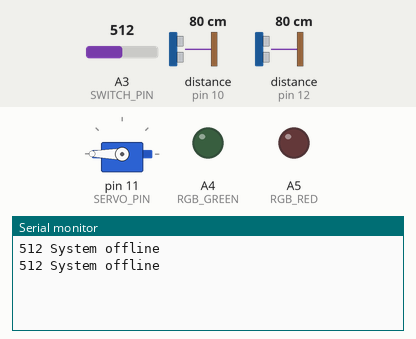
Bench run of a sketch on a simulated Arduino Uno, built with avr-gcc and run on an emulated ATmega328P. Parts: servo, output pins drawn as LEDs (lit = HIGH), the last lines printed to the serial monitor. The test bench sets the inputs (shaded band); at power-on: A3 (SWITCH_PIN) = 512, distance to the obstacle (sensors on pin 10, pin 12) 80 cm. The echo pulse lasts 58.3 µs per cm; pins used as bus, display or sensor lines are not drawn.

Above: at 1.2 s.
1.3 s: A3 (SWITCH_PIN) set to 605
At 2.6 s:
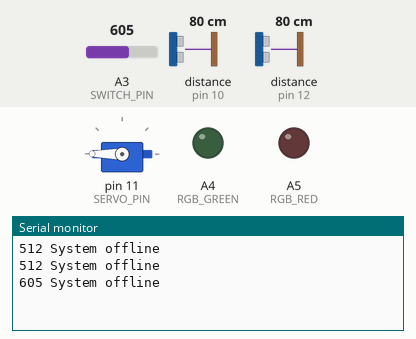
2.8 s: A3 (SWITCH_PIN) set to 631
At 3.12 s:
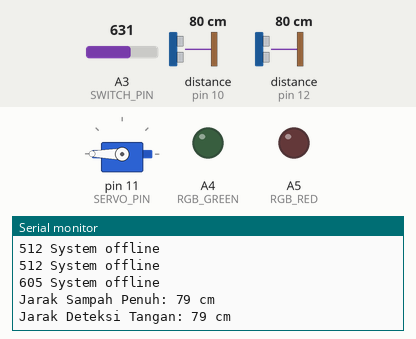

Measured:
- the behaviour switches between 619 and 620 on A3 (SWITCH_PIN) (found by bisection; images 1 and 2)
- after the input at 1.3 s, the serial monitor: prints a new line after 0.70 s (image 1)
- after the input at 2.8 s, the serial monitor: prints a new line after 0.25 s (image 2)

The sketch:

AutomaticTrashBin.ino
```cpp
#include <Servo.h>

#define RGB_RED A5         // Register DDRC digunakan untuk menetapkan pin ini sebagai output
#define RGB_GREEN A4       // Register DDRC digunakan untuk menetapkan pin ini sebagai output
#define TRIG1_PIN 9        // Register DDRB digunakan untuk menetapkan pin ini sebagai output
#define ECHO1_PIN 10       // Register DDRB digunakan untuk menetapkan pin ini sebagai input
#define TRIG2_PIN 13       // Register DDRB digunakan untuk menetapkan pin ini sebagai output
#define ECHO2_PIN 12       // Register DDRB digunakan untuk menetapkan pin ini sebagai input
#define SERVO_PIN 11       // Register Timer1 (TCCR1A, TCCR1B) digunakan untuk mengontrol PWM
#define SWITCH_PIN A3      // Register DDRC digunakan untuk menetapkan pin ini sebagai input

Servo myServo;

bool isOpen = false; // Status untuk melacak apakah servo pada tutup sampah terbuka atau tertutup

void setup() {
  // Monitor Serial
  Serial.begin(9600);

  // Switch on/off
  pinMode(SWITCH_PIN, INPUT); // DDRC digunakan untuk menetapkan SWITCH_PIN sebagai input

  // LED RGB
  pinMode(RGB_RED, OUTPUT);   // DDRC digunakan untuk menetapkan RGB_RED sebagai output
  pinMode(RGB_GREEN, OUTPUT); // DDRC digunakan untuk menetapkan RGB_GREEN sebagai output

  // Sensor luar
  pinMode(TRIG1_PIN, OUTPUT); // DDRB digunakan untuk menetapkan TRIG1_PIN sebagai output
  pinMode(ECHO1_PIN, INPUT);  // DDRB digunakan untuk menetapkan ECHO1_PIN sebagai input

  // Sensor dalam
  pinMode(TRIG2_PIN, OUTPUT); // DDRB digunakan untuk menetapkan TRIG2_PIN sebagai output
  pinMode(ECHO2_PIN, INPUT);  // DDRB digunakan untuk menetapkan ECHO2_PIN sebagai input

  // Servo
  myServo.attach(SERVO_PIN);  // TCCR1A dan TCCR1B digunakan untuk menghasilkan sinyal PWM
  myServo.write(180);         // Mengatur register OCR1A untuk menggerakkan servo ke posisi tertutup

  digitalWrite(RGB_RED, LOW);  // PORTC digunakan untuk mematikan LED merah
  digitalWrite(RGB_GREEN, LOW); // PORTC digunakan untuk mematikan LED hijau
}

int calculateDistance(int trigPin, int echoPin) {
  long duration;
  int distance;

  // Reset pin trigger
  digitalWrite(trigPin, LOW); // PORTx digunakan untuk mengatur pin trigger ke LOW
  delayMicroseconds(2);       // Delay berbasis Timer0 (TCCR0A, TCCR0B)

  // Mengaktifkan pin trigger HIGH selama 10 mikrodetik
  digitalWrite(trigPin, HIGH); // PORTx digunakan untuk mengatur pin trigger ke HIGH
  delayMicroseconds(10);       // Delay berbasis Timer0
  digitalWrite(trigPin, LOW);  // PORTx digunakan untuk mengatur pin trigger ke LOW

  // Mengukur durasi sinyal pantulan dari pin echo
  duration = pulseIn(echoPin, HIGH); // Timer1 digunakan untuk menghitung durasi

  // Menghitung jarak sensor HCSR-04 (cm)
  distance = duration * 0.034 / 2;

  return distance;
}

// Fungsi untuk mendeteksi keberadaan tangan
bool detectHand() {
  const int numReadings = 5; // Jumlah pembacaan untuk rata-rata
  int total = 0;

  for (int i = 0; i < numReadings; i++) {
    total += calculateDistance(TRIG1_PIN, ECHO1_PIN);
    delay(5); // Delay berbasis Timer0 (TCCR0A, TCCR0B)
  }

  int averageDistance = total / numReadings;

  // Tampilkan jarak tangan yang terdeteksi di Monitor Serial
  Serial.print("Jarak Deteksi Tangan: ");
  Serial.print(averageDistance);
  Serial.println(" cm");

  return averageDistance < 30; // Tangan terdeteksi jika jarak rata-rata kurang dari 30 cm
}

// Fungsi untuk mengecek apakah tempat sampah penuh
bool isTrashBinFull() {
  const int numReadings = 5; // Jumlah pembacaan untuk rata-rata
  int total = 0;

  for (int i = 0; i < numReadings; i++) {
    total += calculateDistance(TRIG2_PIN, ECHO2_PIN);
    delay(5); // Delay berbasis Timer0 (TCCR0A, TCCR0B)
  }

  int averageDistance = total / numReadings;

  // Tampilkan jarak tempat sampah penuh di Monitor Serial
  Serial.print("Jarak Sampah Penuh: ");
  Serial.print(averageDistance);
  Serial.println(" cm");

  return averageDistance < 10; // Tempat sampah penuh jika jarak rata-rata kurang dari 10 cm
}

void loop() {
  if(analogRead(SWITCH_PIN) < 620) { // PINC digunakan untuk membaca nilai analog dari SWITCH_PIN
    Serial.print(analogRead(SWITCH_PIN));
    Serial.println(" System offline");
    delay(1000); // Delay berbasis Timer0

    if (isOpen) { // Hanya tutup jika sedang terbuka
      myServo.write(180);  // Menutup servo, memengaruhi register OCR1A
      isOpen = false;      // Memperbarui status
      delay(1000);         // Delay berbasis Timer0
    }

    return;
  }

  if (isTrashBinFull()) {
    // Tunjukkan bahwa tempat sampah penuh dengan LED merah
    if (detectHand()) {
      digitalWrite(RGB_RED, HIGH); // PORTC digunakan untuk menghidupkan LED merah
      delay(1000);                 // Delay berbasis Timer0
      digitalWrite(RGB_RED, LOW);  // PORTC digunakan untuk mematikan LED merah
    }

    // Pastikan servo tertutup
    if (isOpen) {
      myServo.write(180); // Tutup servo, memengaruhi register OCR1A
      isOpen = false;
    }
  } else {
    // Cek deteksi tangan
    if (detectHand()) {
      if (!isOpen) { // Hanya akan terbuka jika servo belum terbuka
        myServo.write(120);        // Membuka servo, memengaruhi register OCR1A
        digitalWrite(RGB_GREEN, HIGH); // PORTC digunakan untuk menghidupkan LED hijau
        isOpen = true;             // Memperbarui status
        delay(1000);               // Delay berbasis Timer0
        digitalWrite(RGB_GREEN, LOW);  // PORTC digunakan untuk mematikan LED hijau
      }
    } else {
      if (isOpen) { // Hanya tutup jika sedang terbuka
        myServo.write(180);  // Menutup servo, memengaruhi register OCR1A
        isOpen = false;      // Memperbarui status
        delay(1000);         // Delay berbasis Timer0
      }
    }
  }
}
```
